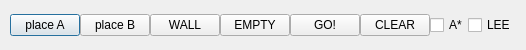
<?xml version="1.0" encoding="UTF-8"?>
<ui version="4.0">
 <class>choose_buttons</class>
 <widget class="QDialog" name="choose_buttons">
  <property name="geometry">
   <rect>
    <x>0</x>
    <y>0</y>
    <width>500</width>
    <height>50</height>
   </rect>
  </property>
  <property name="maximumSize">
   <size>
    <width>532</width>
    <height>16777215</height>
   </size>
  </property>
  <property name="windowTitle">
   <string>Dialog</string>
  </property>
  <layout class="QVBoxLayout" name="verticalLayout">
   <property name="spacing">
    <number>0</number>
   </property>
   <property name="leftMargin">
    <number>10</number>
   </property>
   <property name="topMargin">
    <number>0</number>
   </property>
   <property name="rightMargin">
    <number>10</number>
   </property>
   <property name="bottomMargin">
    <number>0</number>
   </property>
   <item>
    <layout class="QHBoxLayout" name="horizontalLayout">
     <item>
      <widget class="QPushButton" name="start_box">
       <property name="maximumSize">
        <size>
         <width>70</width>
         <height>16777215</height>
        </size>
       </property>
       <property name="text">
        <string>place A</string>
       </property>
      </widget>
     </item>
     <item>
      <widget class="QPushButton" name="finish_box">
       <property name="maximumSize">
        <size>
         <width>70</width>
         <height>16777215</height>
        </size>
       </property>
       <property name="text">
        <string>place B</string>
       </property>
      </widget>
     </item>
     <item>
      <widget class="QPushButton" name="wall_button">
       <property name="maximumSize">
        <size>
         <width>70</width>
         <height>16777215</height>
        </size>
       </property>
       <property name="text">
        <string>WALL</string>
       </property>
      </widget>
     </item>
     <item>
      <widget class="QPushButton" name="empty_button">
       <property name="maximumSize">
        <size>
         <width>70</width>
         <height>16777215</height>
        </size>
       </property>
       <property name="text">
        <string>EMPTY</string>
       </property>
      </widget>
     </item>
     <item>
      <widget class="QPushButton" name="go_button">
       <property name="maximumSize">
        <size>
         <width>70</width>
         <height>16777215</height>
        </size>
       </property>
       <property name="text">
        <string>GO!</string>
       </property>
      </widget>
     </item>
     <item>
      <widget class="QPushButton" name="clearButton">
       <property name="maximumSize">
        <size>
         <width>70</width>
         <height>16777215</height>
        </size>
       </property>
       <property name="text">
        <string>CLEAR</string>
       </property>
      </widget>
     </item>
     <item>
      <widget class="QCheckBox" name="aStarCheckBox">
       <property name="text">
        <string>A*</string>
       </property>
      </widget>
     </item>
     <item>
      <widget class="QCheckBox" name="LEE_checkBox">
       <property name="text">
        <string>LEE</string>
       </property>
      </widget>
     </item>
    </layout>
   </item>
  </layout>
 </widget>
 <resources/>
 <connections/>
</ui>
